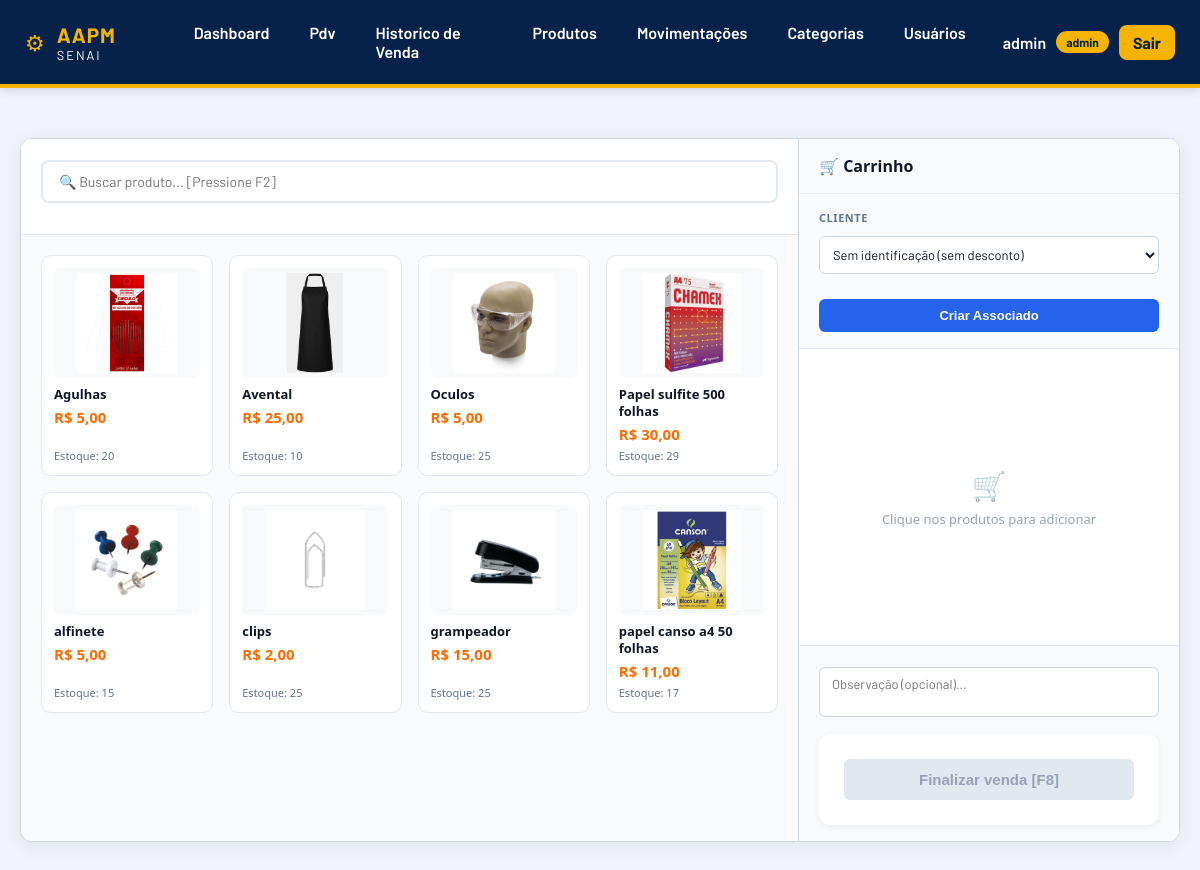
The page /pdv/ (signed in) on the database its author committed.
### app/models/produto.py (models this page shows, shortened)
class Produto(Base):
    __tablename__ = "produtos"
    id = Column(Integer, primary_key=True, autoincrement=True, index=True)
    nome = Column(String (150), nullable=False, index=True)
    preco = Column(Float, nullable=False, default=0.0)
    estoque_atual = Column (Integer, nullable=False, default=0)
    ativo = Column (Boolean, default=True)
    imagem_path = Column(String(255), nullable=True)
    categoria_id = Column (Integer, ForeignKey("categorias.id", ondelete="SET NULL"), nullable=True)
    categoria = relationship("Categoria", back_populates="produtos")

### app/controllers/pdv_controller.py (the view)
@router.get("/")
def tela_pdv(
    request: Request,
    db: Session = Depends(get_db),
    usuario = Depends(get_usuario_logado)
):
    produtos  = (
        db.query(Produto)
        .filter(Produto.ativo == True, Produto.estoque_atual > 0)
        .order_by(Produto.nome)
        .all()
    )
    clientes  = (
        db.query(Cliente)
        .filter(Cliente.ativo == True)
        .order_by(Cliente.nome)
        .all()
    )
    return templates.TemplateResponse(
        request,
        "pdv/index.html",
        {
            "request":             request,
            "usuario":             usuario,
            "produtos":            produtos,
            "clientes":            clientes,
            "desconto_associado":  DESCONTO_ASSOCIADO,
        }
    )

### app/templates/pdv/index.html (shortened to what this page needs)
{% extends "base.html" %}
{% block extra_css %}
<link rel="stylesheet" href="/static/css/pdv.css">
{% endblock %}
{% block conteudo %}
<div class="pdv-layout" id="pdv-container" data-desconto="{{ desconto_associado }}">
    <section class="produtos-col">
        <div class="produtos-header">
            <input class="busca-input"
                   type="text"
                   id="busca-produto"
                   placeholder="🔍 Buscar produto... [Pressione F2]"
                   autocomplete="off">
        </div>
        <div class="produtos-grid" id="grade-produtos">
            {% for p in produtos %}
            <div class="produto-card {% if p.estoque_atual|int <= 0 %}sem-estoque{% endif %}"
                 data-id="{{ p.id }}"
                 data-nome="{{ p.nome }}"
                 data-preco="{{ p.preco }}"
                 data-estoque="{{ p.estoque_atual }}"
                 data-nome-lower="{{ p.nome.lower() }}"
                 onclick="adicionarAoCarrinho(this)">
                <img src="{{ url_for('static', path=p.imagem_path) }}"
                     onerror="this.src='/static/img/sem-foto.png'; this.onerror=null;">
                <div class="produto-card-nome">{{ p.nome }}</div>
                <div class="produto-card-preco">R$ {{ "%.2f"|format(p.preco)|replace('.', ',') }}</div>
                <div class="produto-card-estoque">Estoque: {{ p.estoque_atual }}</div>
            </div>
            {% endfor %}
        </div>
    </section>
    <aside class="carrinho-col">
        <div class="carrinho-header">🛒 Carrinho</div>
        <div class="cliente-section">
            <label for="select-cliente">Cliente</label>
            <div class="cliente-input-group" style="display: flex; flex-direction: column; gap: 8px;">
                <select class="cliente-select" id="select-cliente" onchange="atualizarCliente(this)">
                    <option value="0" data-associado="false">Sem identificação (sem desconto)</option>
                </select>
                {% if usuario and usuario.role == 'admin' %}
                <button type="button"
                    class="btn-novo-cliente"
                    onclick="window.location.href='/clientes/novo'"
                    title="Cadastrar Novo Associado">
                    Criar Associado
                </button>
                {% endif %}
            </div>
        </div>
        <div class="carrinho-itens" id="lista-carrinho" style="flex: 1; overflow-y: auto;">
            <div class="carrinho-vazio" id="msg-vazio">
                <span class="carrinho-vazio-icon">🛒</span>
                Clique nos produtos para adicionar
            </div>
        </div>
        <div class="carrinho-footer" style="flex-shrink: 0;">
            <textarea class="obs-input" id="obs-input" rows="2" placeholder="Observação (opcional)..."></textarea>
            <form id="form-venda" action="/pdv/finalizar" method="post">
                <button class="btn-finalizar" id="btn-finalizar" type="button" disabled onclick="finalizarVenda()">
                    Finalizar venda [F8]
                </button>
            </form>
        </div>
    </aside>
</div>
{% endblock %}

### app/static/css/base.css (style rules this page uses)
* { margin:0; padding:0; box-sizing:border-box; }
body { font-family:'Barlow', sans-serif; background:#e9edf2; color:#1f2937; min-height:100vh; display:flex; flex-direction:column; }
form { background:white; padding:25px; border-radius:12px; box-shadow:0 2px 8px rgba(0,0,0,.05); }
input, select, textarea { width:100%; padding:12px; border:1px solid #d1d5db; border-radius:8px; margin-top:5px; margin-bottom:15px; font-family:'Barlow', sans-serif; }

### app/static/css/pdv.css (style rules this page uses)
body { background-color: #f1f5f9 !important; }
.pdv-layout { display: flex; height: calc(100vh - 96px); max-width: 1440px; margin: 20px auto; background-color: #fff; font-family: 'Segoe UI', Tahoma, Geneva, Verdana, sans-serif; overflow: hidden; border: 1px solid #cbd5e1; border-radius: 12px; box-shadow: 0 4px 20px rgba(15, 23, 42, 0.08); }
.produtos-col { flex: 1; display: flex; flex-direction: column; background-color: #f8fafc; border-right: 1px solid #cbd5e1; }
.produtos-header { padding: 16px 20px; background-color: #fff; border-bottom: 1px solid #e2e8f0; }
.busca-input { width: 100%; padding: 11px 16px; border: 2px solid #e2e8f0; border-radius: 8px; font-size: 14px; transition: border-color 0.2s, box-shadow 0.2s; outline: none; }
.produtos-grid { display: grid; grid-template-columns: repeat(auto-fill, minmax(165px, 1fr)); gap: 16px; padding: 20px; overflow-y: auto; flex: 1; align-content: start; }
.produto-card { background: #fff; border: 1px solid #e2e8f0; border-radius: 10px; padding: 12px; cursor: pointer; transition: border-color 0.15s, transform 0.1s, box-shadow 0.15s; user-select: none; box-shadow: 0 2px 4px rgba(0, 0, 0, 0.01); height: auto; display: flex; flex-direction: column; }
.produto-card-nome { font-size: 13px; font-weight: 600; color: #0f172a; margin-top: 8px; margin-bottom: 4px; line-height: 1.3; }
.produto-card-preco { font-size: 15px; font-weight: 700; color: #ff6b00; margin-bottom: 4px; }
.produto-card-estoque { font-size: 11px; color: #64748b; margin-top: auto; }
.carrinho-col { width: 380px; min-width: 380px; background-color: #fff; display: flex; flex-direction: column; }
.carrinho-header { padding: 16px 20px; font-size: 16px; font-weight: 700; color: #0f172a; border-bottom: 1px solid #e2e8f0; background-color: #f8fafc; }
.cliente-section { padding: 16px 20px; background-color: #f8fafc; border-bottom: 1px solid #e2e8f0; }
.cliente-section label { display: block; font-size: 11px; text-transform: uppercase; font-weight: 700; color: #64748b; margin-bottom: 6px; letter-spacing: 0.05em; }
.cliente-select { width: 100%; padding: 9px; border: 1px solid #cbd5e1; border-radius: 6px; background-color: #fff; font-size: 13px; color: #0f172a; outline: none; }
.btn-novo-cliente { width: 100%; background: #2563eb; color: #fff; border: none; padding: 9px 14px; border-radius: 6px; font-size: 13px; font-weight: 600; cursor: pointer; transition: background 0.15s; text-align: center; margin-top: 2px; }
.carrinho-itens { flex: 1; overflow-y: auto; padding: 10px 20px; }
.carrinho-vazio { height: 100%; display: flex; flex-direction: column; align-items: center; justify-content: center; color: #94a3b8; font-size: 13px; }
.carrinho-vazio-icon { font-size: 28px; margin-bottom: 6px; opacity: 0.5; }
.carrinho-footer { padding: 16px 20px; border-top: 1px solid #e2e8f0; background-color: #f8fafc; }
.obs-input { width: 100%; padding: 8px 12px; border: 1px solid #cbd5e1; border-radius: 6px; font-size: 13px; resize: none; outline: none; margin-bottom: 12px; background-color: #fff; }
.btn-finalizar { width: 100%; padding: 12px; background-color: #10b981; color: #fff; border: none; border-radius: 6px; font-size: 15px; font-weight: 700; cursor: pointer; transition: background-color 0.15s; box-shadow: 0 4px 6px -1px rgba(16, 185, 129, 0.1); }
.btn-finalizar:disabled { background-color: #e2e8f0; color: #94a3b8; cursor: not-allowed; box-shadow: none; }

### app/templates/pdv/index.html (style rules this page uses)
body { overflow: hidden !important; }
.produto-card img { width: 100%; height: 110px; object-fit: contain; background: #f9fafb; padding: 5px; border-radius: 6px; }

### rows shown on the page
Produto: imagem_path (picture), nome "Agulhas", preco "5,00", estoque_atual "20"
Produto: imagem_path (picture), nome "Avental", preco "25,00", estoque_atual "10"
Produto: imagem_path (picture), nome "Oculos", preco "5,00", estoque_atual "25"
Produto: imagem_path (picture), nome "Papel sulfite 500 folhas", preco "30,00", estoque_atual "29"
Produto: imagem_path (picture), nome "alfinete", preco "5,00", estoque_atual "15"
Produto: imagem_path (picture), nome "clips", preco "2,00", estoque_atual "25"
Produto: imagem_path (picture), nome "grampeador", preco "15,00", estoque_atual "25"
Produto: imagem_path (picture), nome "papel canso a4 50 folhas", preco "11,00", estoque_atual "17"

### other values the page prints
{{ usuario.nome }} "admin"
{{ usuario.role }} "admin"
